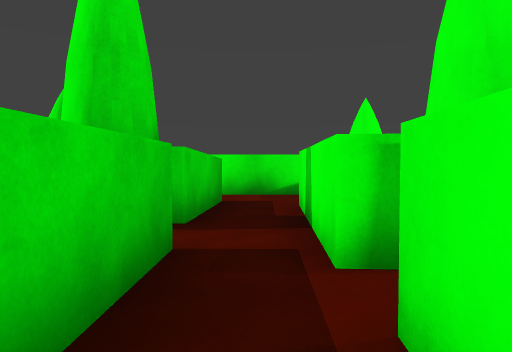
View 1 (above)

18 first-person views from a walk through a Unity game level. The camera is 1.5 m above the floor, tilts 2° down and sees 70° across. The floor is counted in squares, 2 m on a side. Each view is taken from the middle of a square. On the plan, view 1 faces up. The plan holds only what a view shows up to about 11 squares ahead; the rest is blank. The player character is not drawn. Some animated figures are not drawn. Surface patterns are stand-ins for the level's own textures.

View 2
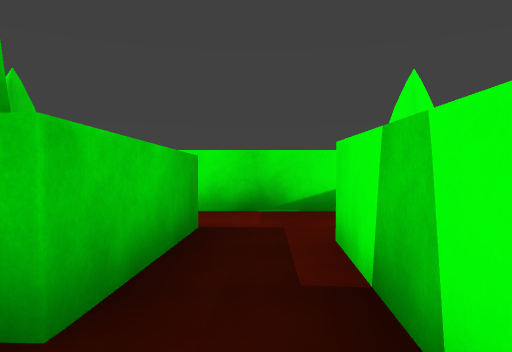

View 3
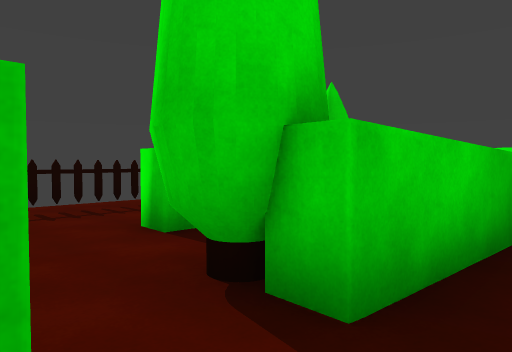

View 4
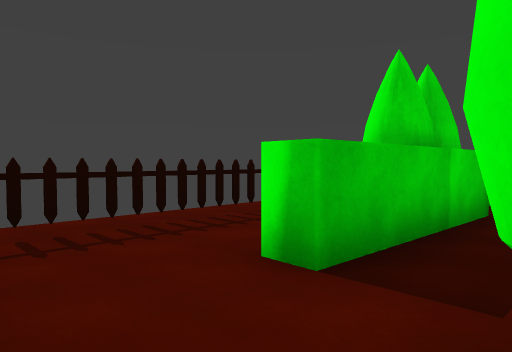

View 5
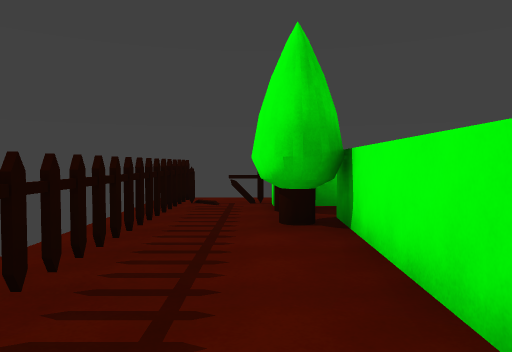

View 6
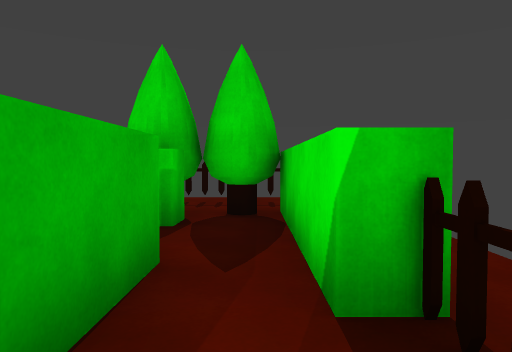

View 7
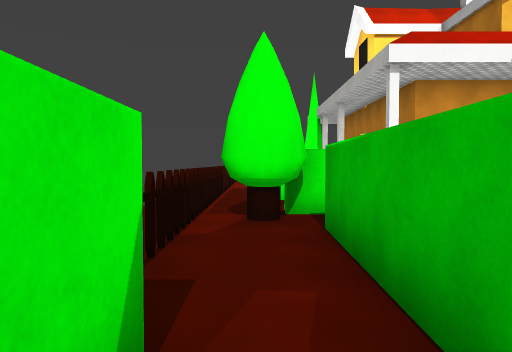

View 8
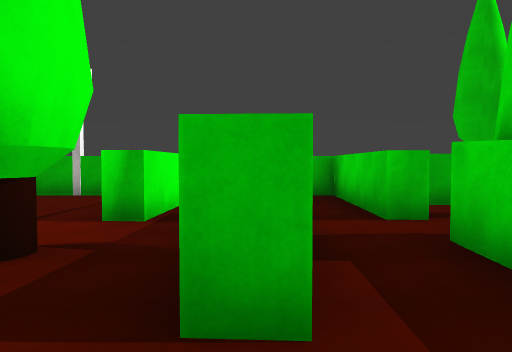

View 9
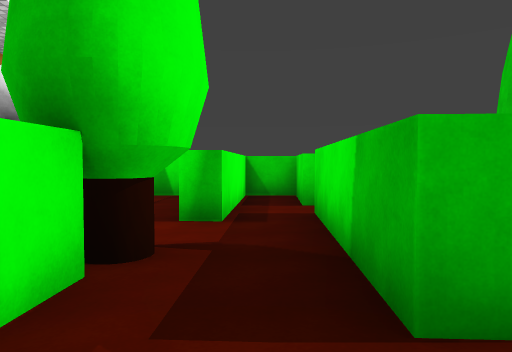

View 10
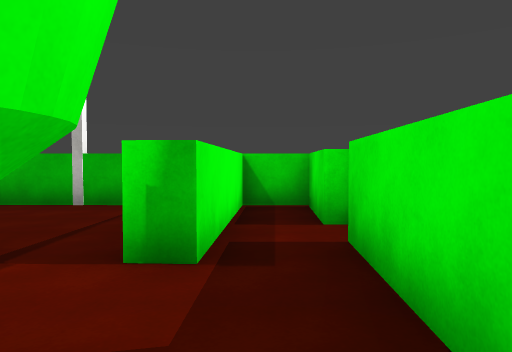

View 11
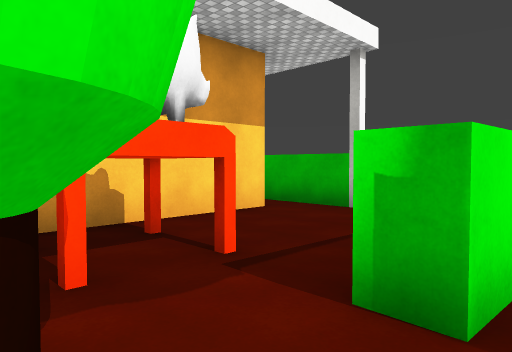

View 12
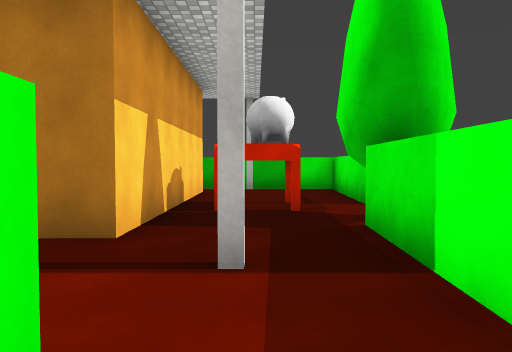

View 13
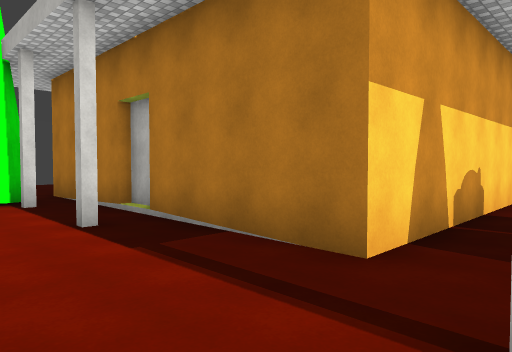

View 14
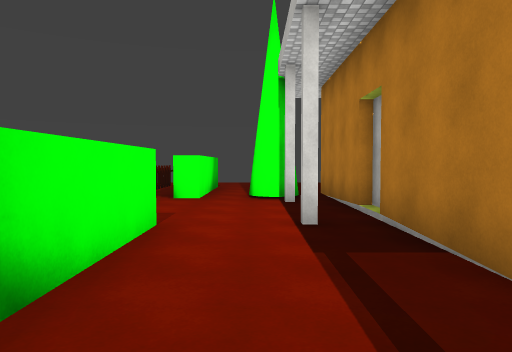

View 15
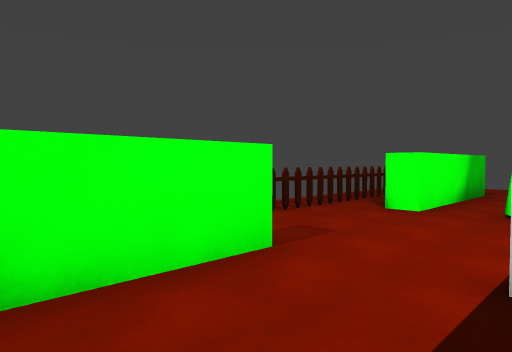

View 16
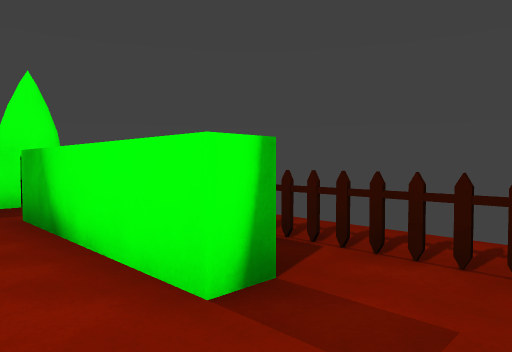

View 17
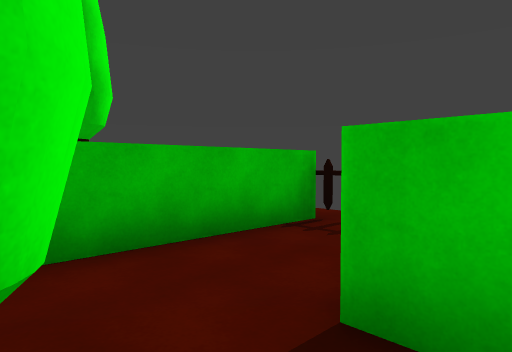

View 18
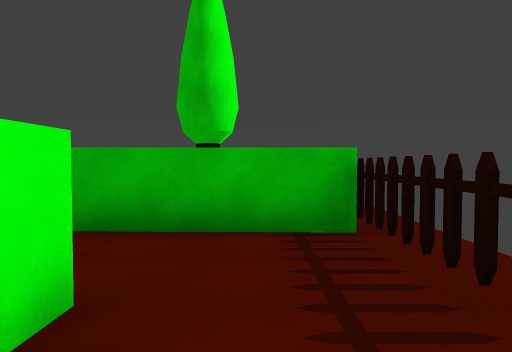

### Floor plan
Ten units are one square. View 1 is at (0, 0); x grows to the right and y downward. Boxes are objects, and circles mark ways between rooms. Rooms are numbered by the first view taken in them; rooms with no view inside come last. Other rooms are left out.
<svg viewBox="-75 -115 223 125">
<path fill="none" stroke="#000" d="M5 -7 5 -16M-7 -32 -8 5 22 5M-9 -45 -14 -45M6 -26 7 -45M-13 -32 -7 -32M-35 -51 -40 -51M-45 -30 -28 -30M-40 -51 -39 -84M-62 -105 -62 -31 -45 -30M-47 -108 -55 -108M-18 -93 22 -92M-34 -84 -35 -51M-8 -104 -34 -104M40 -108 -8 -108M8 -65 13 -65 12 -46M31 -56 32 -65M101 -60 108 -60M108 -64 143 -64M94 -99 94 -92 54 -92M61 -108 40 -108M39 -96 37 -56M64 -24 64 -64 99 -64M128 -92 128 -99M43 -29 43 -43 57 -43M125 -108 83 -108M24 -33 30 -33M64 -4 64 -24M30 -33 28 5 73 5M-7 -73 -9 -45M13 -87 -9 -87M7 -45 8 -65M22 5 24 -33M5 -16 11 -16 10 4M11 -25 6 -26M12 -46 11 -25"/>
<rect x="-55" y="-95" width="20" height="10" fill="#bbb"><title>other object</title></rect>
<rect x="-55" y="-105" width="20" height="10" fill="#bbb"><title>other object</title></rect>
<rect x="25" y="-105" width="10" height="10" fill="#bbb"><title>other object</title></rect>
<circle cx="0" cy="-30" r="3" fill="#2a7"/>
<circle cx="10" cy="-20" r="3" fill="#2a7"/>
<circle cx="-10" cy="-40" r="3" fill="#2a7"/>
<circle cx="0" cy="-55" r="3" fill="#2a7"/>
<circle cx="-40" cy="-45" r="3" fill="#2a7"/>
<circle cx="-30" cy="-65" r="3" fill="#2a7"/>
<circle cx="30" cy="-90" r="3" fill="#2a7"/>
<circle cx="-10" cy="-80" r="3" fill="#2a7"/>
<circle cx="10" cy="-75" r="3" fill="#2a7"/>
<circle cx="20" cy="-55" r="3" fill="#2a7"/>
<circle cx="40" cy="-30" r="3" fill="#2a7"/>
<circle cx="60" cy="-35" r="3" fill="#2a7"/>
<circle cx="30" cy="-40" r="3" fill="#2a7"/>
<circle cx="20" cy="-30" r="3" fill="#2a7"/>
<text x="0" y="-10">1</text>
<text x="0" y="-40">2</text>
<text x="-30" y="-40">3</text>
<text x="-60" y="-70">4</text>
<text x="-20" y="-90">5</text>
<text x="20" y="-70">6</text>
<text x="80" y="-70">7</text>
<text x="50" y="-10">8</text>
<text x="0" y="-70">9</text>
<text x="20" y="-10">10</text>
<text x="20" y="-40">11</text>
</svg>
Room 1 opens to room 2. Room 1 opens to room 10. Room 2 opens to room 3. Room 2 opens to room 9. Room 3 opens to room 4. Room 3 opens to room 5. Room 5 opens to room 6. Room 5 opens to room 9. Room 6 opens to room 9. Room 6 opens to room 11. Room 7 opens to room 8. Room 7 opens to room 11. Room 10 opens to room 11.

Where each view was taken, in squares from view 1:
view 1: 0 up, 0 right, facing up
view 2: 3 up, 0 right, facing up
view 3: 3 up, 0 right, facing up-left
view 4: 3 up, 2 left, facing up-left
view 5: 4 up, 5 left, facing up
view 6: 10 up, 1 right, facing left
view 7: 10 up, 2 left, facing right
view 8: 8 up, 1 right, facing down
view 9: 8 up, 2 right, facing down
view 10: 6 up, 2 right, facing down
view 11: 5 up, 2 right, facing down-right
view 12: 10 up, 5 right, facing down
view 13: 9 up, 5 right, facing down-right
view 14: 8 up, 5 right, facing right
view 15: 7 up, 7 right, facing up-right
view 16: 8 up, 11 right, facing up-left
view 17: 6 up, 2 left, facing down-left
view 18: 7 up, 5 left, facing down
